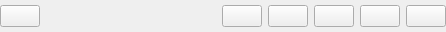
<?xml version="1.0" encoding="UTF-8"?>
<ui version="4.0">
 <class>MappingToolBarBase</class>
 <widget class="QWidget" name="MappingToolBarBase">
  <property name="geometry">
   <rect>
    <x>0</x>
    <y>0</y>
    <width>446</width>
    <height>32</height>
   </rect>
  </property>
  <property name="windowTitle">
   <string>Mapping Tool Bar</string>
  </property>
  <layout class="QVBoxLayout" name="verticalLayout">
   <property name="leftMargin">
    <number>0</number>
   </property>
   <property name="topMargin">
    <number>0</number>
   </property>
   <property name="rightMargin">
    <number>0</number>
   </property>
   <property name="bottomMargin">
    <number>0</number>
   </property>
   <item>
    <layout class="QHBoxLayout" name="toolbarLayout">
     <property name="leftMargin">
      <number>0</number>
     </property>
     <property name="topMargin">
      <number>0</number>
     </property>
     <item>
      <widget class="QPushButton" name="aboutButton">
       <property name="sizePolicy">
        <sizepolicy hsizetype="Fixed" vsizetype="Fixed">
         <horstretch>0</horstretch>
         <verstretch>0</verstretch>
        </sizepolicy>
       </property>
       <property name="toolTip">
        <string>About NAFI Burnt Areas Mapping …</string>
       </property>
       <property name="text">
        <string/>
       </property>
       <property name="icon">
        <iconset>
         <normaloff>../../../images/info.png</normaloff>../../../images/info.png</iconset>
       </property>
      </widget>
     </item>
     <item>
      <spacer name="horizontalSpacer">
       <property name="orientation">
        <enum>Qt::Horizontal</enum>
       </property>
       <property name="sizeHint" stdset="0">
        <size>
         <width>40</width>
         <height>20</height>
        </size>
       </property>
      </spacer>
     </item>
     <item>
      <widget class="QPushButton" name="refreshButton">
       <property name="sizePolicy">
        <sizepolicy hsizetype="Fixed" vsizetype="Fixed">
         <horstretch>0</horstretch>
         <verstretch>0</verstretch>
        </sizepolicy>
       </property>
       <property name="toolTip">
        <string>Refresh Layers</string>
       </property>
       <property name="text">
        <string/>
       </property>
       <property name="icon">
        <iconset>
         <normaloff>../../../images/refresh.png</normaloff>../../../images/refresh.png</iconset>
       </property>
      </widget>
     </item>
     <item>
      <widget class="QPushButton" name="approveButton">
       <property name="sizePolicy">
        <sizepolicy hsizetype="Fixed" vsizetype="Fixed">
         <horstretch>0</horstretch>
         <verstretch>0</verstretch>
        </sizepolicy>
       </property>
       <property name="toolTip">
        <string>Approve Selected Burnt Areas</string>
       </property>
       <property name="text">
        <string/>
       </property>
       <property name="icon">
        <iconset>
         <normaloff>../../../images/approve.png</normaloff>../../../images/approve.png</iconset>
       </property>
      </widget>
     </item>
     <item>
      <widget class="QPushButton" name="downloadButton">
       <property name="sizePolicy">
        <sizepolicy hsizetype="Fixed" vsizetype="Fixed">
         <horstretch>0</horstretch>
         <verstretch>0</verstretch>
        </sizepolicy>
       </property>
       <property name="toolTip">
        <string>Download NAFI Segmentation Features</string>
       </property>
       <property name="text">
        <string/>
       </property>
       <property name="icon">
        <iconset>
         <normaloff>../../../images/download.png</normaloff>../../../images/download.png</iconset>
       </property>
      </widget>
     </item>
     <item>
      <widget class="QPushButton" name="currentMappingButton">
       <property name="sizePolicy">
        <sizepolicy hsizetype="Fixed" vsizetype="Fixed">
         <horstretch>0</horstretch>
         <verstretch>0</verstretch>
        </sizepolicy>
       </property>
       <property name="toolTip">
        <string>Download Current Mapping</string>
       </property>
       <property name="toolTipDuration">
        <number>-5</number>
       </property>
       <property name="text">
        <string/>
       </property>
       <property name="icon">
        <iconset>
         <normaloff>../../../images/mapdownload.png</normaloff>../../../images/mapdownload.png</iconset>
       </property>
      </widget>
     </item>
     <item>
      <widget class="QPushButton" name="uploadButton">
       <property name="sizePolicy">
        <sizepolicy hsizetype="Fixed" vsizetype="Fixed">
         <horstretch>0</horstretch>
         <verstretch>0</verstretch>
        </sizepolicy>
       </property>
       <property name="toolTip">
        <string>Upload Burnt Areas</string>
       </property>
       <property name="text">
        <string/>
       </property>
       <property name="icon">
        <iconset>
         <normaloff>../../../images/upload.png</normaloff>../../../images/upload.png</iconset>
       </property>
      </widget>
     </item>
    </layout>
   </item>
  </layout>
 </widget>
 <resources/>
 <connections/>
</ui>
